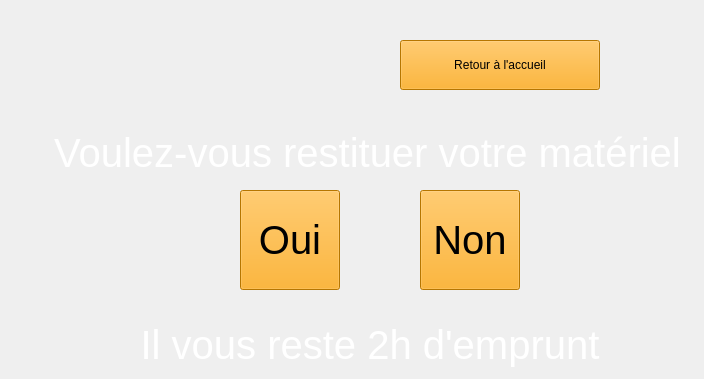
     <widget class="QWidget" name="Restitution">
      <widget class="QToolButton" name="toolButton_RestitutionNon">
       <property name="geometry">
        <rect>
         <x>420</x>
         <y>190</y>
         <width>100</width>
         <height>100</height>
        </rect>
       </property>
       <property name="font">
        <font>
         <pointsize>30</pointsize>
        </font>
       </property>
       <property name="styleSheet">
        <string notr="true">background-color:orange</string>
       </property>
       <property name="text">
        <string>Non</string>
       </property>
      </widget>
      <widget class="QLabel" name="label_3">
       <property name="geometry">
        <rect>
         <x>120</x>
         <y>320</y>
         <width>500</width>
         <height>50</height>
        </rect>
       </property>
       <property name="font">
        <font>
         <pointsize>30</pointsize>
        </font>
       </property>
       <property name="styleSheet">
        <string notr="true">color:white;</string>
       </property>
       <property name="text">
        <string>Il vous reste 2h d'emprunt</string>
       </property>
       <property name="alignment">
        <set>Qt::AlignCenter</set>
       </property>
      </widget>
      <widget class="QToolButton" name="toolButton_RestitutionOui">
       <property name="geometry">
        <rect>
         <x>240</x>
         <y>190</y>
         <width>100</width>
         <height>100</height>
        </rect>
       </property>
       <property name="font">
        <font>
         <pointsize>30</pointsize>
        </font>
       </property>
       <property name="styleSheet">
        <string notr="true">background-color:orange</string>
       </property>
       <property name="text">
        <string>Oui</string>
       </property>
      </widget>
      <widget class="QLabel" name="label_4">
       <property name="geometry">
        <rect>
         <x>40</x>
         <y>130</y>
         <width>655</width>
         <height>45</height>
        </rect>
       </property>
       <property name="font">
        <font>
         <pointsize>30</pointsize>
        </font>
       </property>
       <property name="styleSheet">
        <string notr="true">color:white;</string>
       </property>
       <property name="text">
        <string>Voulez-vous restituer votre matériel</string>
       </property>
       <property name="alignment">
        <set>Qt::AlignCenter</set>
       </property>
      </widget>
      <widget class="QLabel" name="label_Image4">
       <property name="enabled">
        <bool>true</bool>
       </property>
       <property name="geometry">
        <rect>
         <x>10</x>
         <y>10</y>
         <width>201</width>
         <height>101</height>
        </rect>
       </property>
       <property name="autoFillBackground">
        <bool>false</bool>
       </property>
       <property name="styleSheet">
        <string notr="true"/>
       </property>
       <property name="inputMethodHints">
        <set>Qt::ImhNone</set>
       </property>
       <property name="text">
        <string/>
       </property>
       <property name="textFormat">
        <enum>Qt::AutoText</enum>
       </property>
       <property name="pixmap">
        <pixmap>../../../../../../../../media/cmoquereau/MDL-removebg-preview.png</pixmap>
       </property>
       <property name="scaledContents">
        <bool>true</bool>
       </property>
       <property name="alignment">
        <set>Qt::AlignHCenter|Qt::AlignTop</set>
       </property>
      </widget>
      <widget class="QPushButton" name="pushButton_RedirectionAccueil_4">
       <property name="geometry">
        <rect>
         <x>400</x>
         <y>40</y>
         <width>200</width>
         <height>50</height>
        </rect>
       </property>
       <property name="styleSheet">
        <string notr="true">background-color:orange; color:bl;</string>
       </property>
       <property name="text">
        <string>Retour à l'accueil</string>
       </property>
      </widget>
     </widget>
